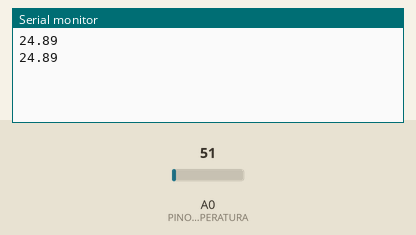
Simulated run of this sketch. Board: Arduino Uno, built with avr-gcc and run on an emulated ATmega328P. Shown: the last lines printed to the serial monitor. Inputs (shaded band) come from the test bench; at power-on: A0 (PINO_SENSOR_TEMPERATURA) = 51.

Above: at 2.8 s.
2.9 s: A0 (PINO_SENSOR_TEMPERATURA) set to 61
At 5.0 s:
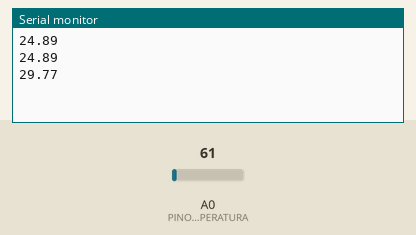
5.6 s: A0 (PINO_SENSOR_TEMPERATURA) set to 71
At 6.6 s:
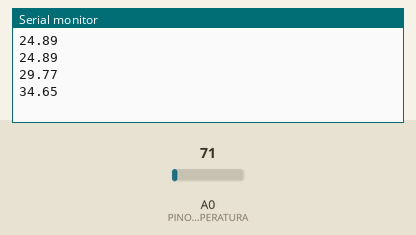
Timing chart, 0 to 8.6 s (numbered marks = the images above; inputs shaded):
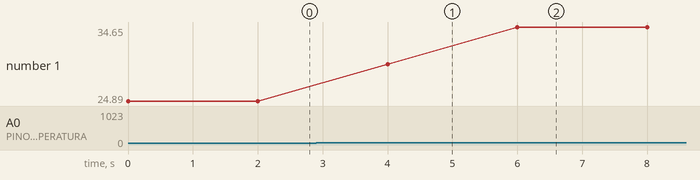

Measured:
- after the input at 2.9 s, the serial monitor: prints a new line after 1.1 s (image 1)
- after the input at 5.6 s, the serial monitor: prints a new line after 0.40 s (image 2)
- plotted number 1: 24.89 → 29.77 after the input at 2.9 s, 29.77 → 34.65 after the input at 5.6 s

The sketch:

codigoSensorTemperatura.ino
```cpp
// Começo do bloco de declaração de variávies
const int PINO_SENSOR_TEMPERATURA = A0;
float temperatura;
// Término do bloco


// Começo do bloco de configuração de transmissão de dados entre computador e arduino.
void setup() {
Serial.begin(9600);
}
// Término do bloco


// Começo do bloco de execução de captura dos dados e execução de cálculos
void loop() {
int valorLeitura = analogRead(PINO_SENSOR_TEMPERATURA);

temperatura = (valorLeitura * 0.00488);
temperatura = temperatura * 100;

Serial.println(temperatura);

delay(2000);
}
// Término do bloco
```
